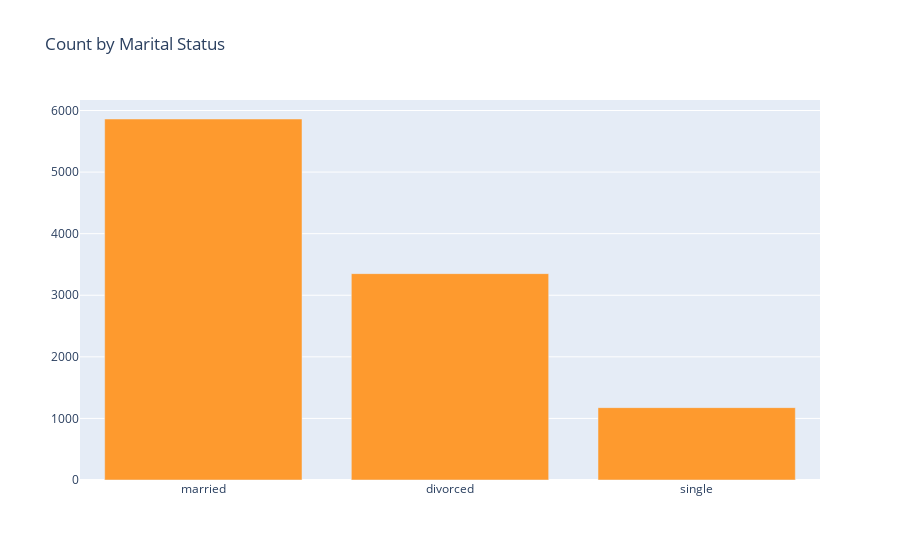

This figure's notebook cell:
### Markdown cell above
## D3. Analysis by Martial Status

### Code cell
vals = df['marital'].value_counts().tolist()
labels = ['married', 'divorced', 'single']

data = [go.Bar(
            x=labels,
            y=vals,
    marker=dict(
    color="#FE9A2E")
    )]

layout = go.Layout(
    title="Count by Marital Status",
)

fig = go.Figure(data=data, layout=layout)



iplot(fig, filename='basic-bar')

### Figure 1 — Plotly figure (JSON) as saved in the notebook; plotly's stock layout.template omitted (floating-point values rounded to 4 significant figures)
{"data": [{"marker": {"color": "#FE9A2E"}, "type": "bar", "x": ["married", "divorced", "single"], "y": [5862, 3351, 1175]}], "layout": {"title": {"text": "Count by Marital Status"}}}
